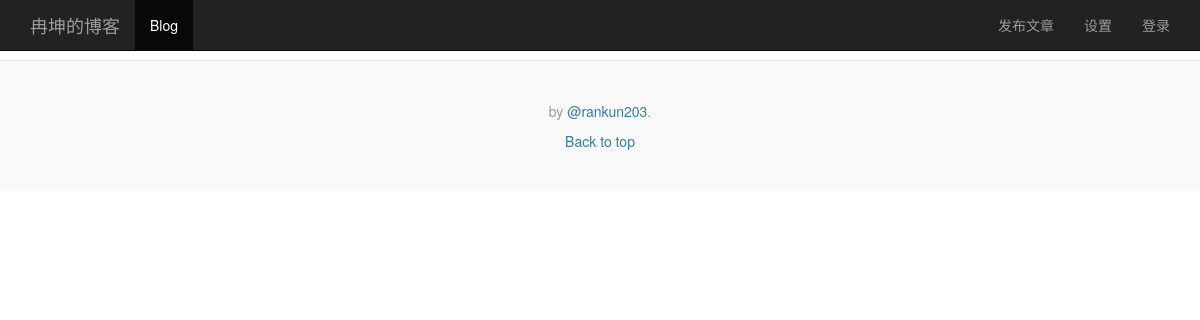
Page /20151018-1/index.php on the earlier database version.
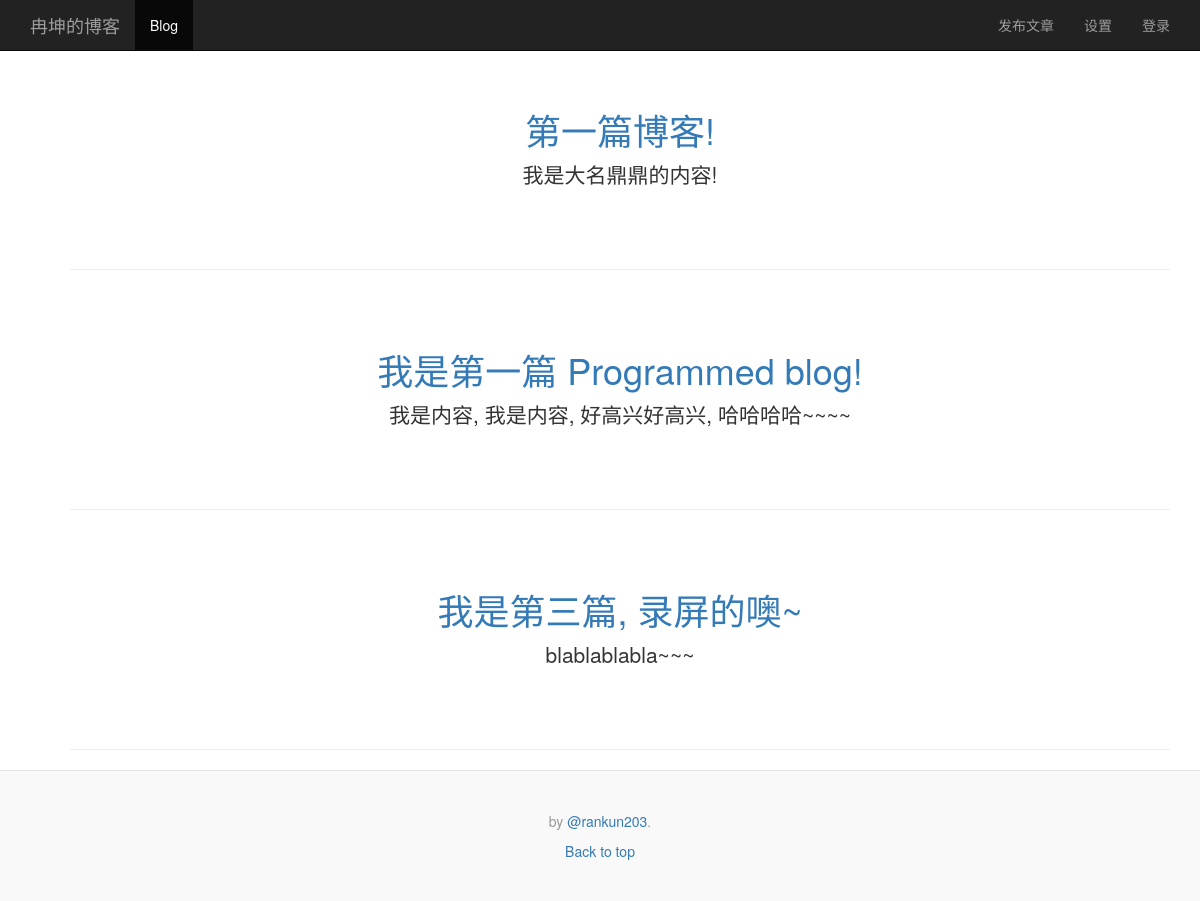
Same page on the later database version.
### tables this page shows
CREATE TABLE `blog` (
  `id` int(11) NOT NULL AUTO_INCREMENT,
  `title` varchar(1024) DEFAULT '',
  `content` text,
  `type` varchar(4) DEFAULT NULL COMMENT 'htm, pre, md',
  `create_time` datetime DEFAULT NULL,
  `update_time` datetime DEFAULT NULL,
  `is_deleted` bit(2) DEFAULT NULL,
  `delete_time` datetime DEFAULT NULL,
  PRIMARY KEY (`id`)
);

### 20151018-1/classes/BlogTools.class.php (called while the page is built, shortened)
<?php
require_once 'Blog.class.php';
require_once 'DB.class.php';
class BlogTools
{
    public function listAll()
    {
        $db = new DB();
        $result = $db->selectList('blog', '1=1');
        $userList = array();
        while ($row = mysql_fetch_array($result)) {
            $user = new Blog($row);
            array_push($userList, $user);
        }
        return $userList;
    }
}

### 20151018-1/classes/DB.class.php (called while the page is built, shortened)
<?php
class DB {
    public function selectList($table, $where)
    {
        $sql = "SELECT * FROM $table WHERE $where";
        return mysql_query($sql);
    }
}

### 20151018-1/classes/Blog.class.php (called while the page is built, shortened)
<?php
require_once 'DB.class.php';
class Blog
{
    public function __construct($data)
    {
        $this->id = (isset($data['id'])) ? $data['id'] : '';
        $this->title = (isset($data['title'])) ? $data['title'] : '';
        $this->content = (isset($data['content'])) ? $data['content'] : '';
    }
}

### 20151018-1/index.php (the view, shortened to what this page needs)
<?php
require_once 'classes/BlogTools.class.php';
$user = unserialize($_SESSION['user']);
$blogTools = new BlogTools();
$blogList = $blogTools->listAll();
?>
<!DOCTYPE html>
<html lang="zh-CN">
<head>
    <link rel="stylesheet" href="./bower_components/bootstrap/dist/css/bootstrap.min.css">
    <link rel="stylesheet" href="./css/style.css">
</head>
<body>
<nav class="navbar navbar-inverse navbar-fixed-top">
    <div class="container">
        <div class="navbar-header">
            <a class="navbar-brand" href="index.php">冉坤的博客</a>
        </div>
        <div id="navbar" class="collapse navbar-collapse">
            <ul class="nav navbar-nav">
                <li class="active"><a href="index.php">Blog</a></li>
            </ul>
            <ul class="nav navbar-nav navbar-right">
                <li><a href="post.php">发布文章</a></li>
                <li><a href="settings.php">设置</a></li>
                <?php
                if ($user) { ?>
                    <li><a href="logout.php">退出登录 (<?php echo $user->username ?>)</a></li>
                <?php } else { ?>
                    <li><a href="login.php">登录</a></li>
                <?php }
                ?>
            </ul>
        </div>
    </div>
</nav>
<div class="container">
    <ul>
        <?php
        $listSize = count($blogList);
        for ($x = 0; $x < $listSize; $x++) {
            $blog = $blogList[$x]; ?>
            <li>
                <div class="main-item">
                    <a href="blog.php?id=<?php echo $blog->id; ?>"><h1><?php echo $blog->title; ?></h1></a>
                    <p class="lead"><?php echo $blog->content; ?></p>
                </div>
            </li>
            <hr>
        <?php } ?>
    </ul>
</div>
<footer class="blog-footer">
    <p>by <a href="http://blog.rankun.org">@rankun203</a>.</p>
    <p>
        <a href="#">Back to top</a>
    </p>
</footer>
</body>

### 20151018-1/css/style.css (style rules this page uses)
body { padding-top: 50px; }
.container ul { list-style: none; }
.main-item { padding: 40px 15px; text-align: center; }
.blog-footer { padding: 40px 0; color: #999; text-align: center; background-color: #f9f9f9; border-top: 1px solid #e5e5e5; }
.blog-footer p:last-child { margin-bottom: 0; }

Differences in the rows shown:
added blog: title "第一篇博客!", content "我是大名鼎鼎的内容!"
added blog: title "我是第一篇 Programmed blog!", content "我是内容, 我是内容, 好高兴好高兴, 哈哈哈哈~~~~"
added blog: title "我是第三篇, 录屏的噢~", content "blablablabla~~~"
